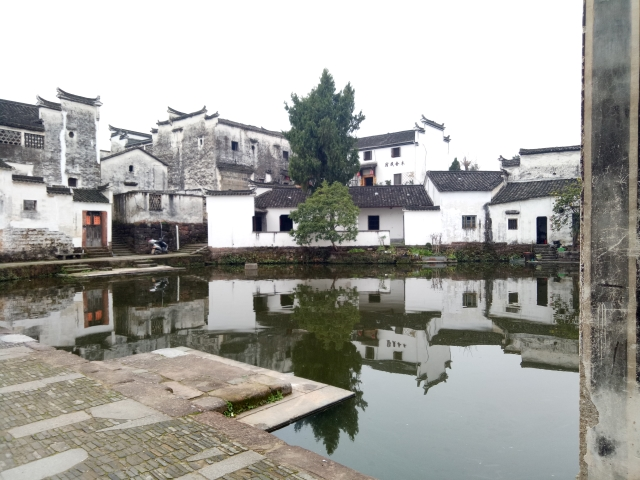
#> input picture 资源/实例代码/5.1.2  多阈值处理/stardust/landscape.jpg, 640 x 480 px
$ python stardust.py
#> lines starting #> are read from the running program, lines starting #| are printed output that depends on the picture; after the words box and inside, x2 and y2 are one past the last pixel; in counts of white or black regions, pixels touching at a corner belong together
#> further down, img is the input picture: shape (480, 640, 3); mean B, G, R 158.4, 163.2, 163.8
#file      stardust.py
#author    凡尘(Kevin Brooks)
#version   1.0
#date      2020_08_04
#github    https://github.com/stardust-scitech/OpenCM
#copyright Copyright (C) 2018, Stardust Studio, All Rights Reserved
#license   http://www.apache.org/licenses/LICENSE-2.0

#导入cv2模块，定义别名为cv
import cv2 as cv
#导入2D绘图库功能模块，定义别名为plot
from matplotlib import pyplot as plot

def threshold_multi(img, t1, t2):
    #BGR(OpenCV使用BGR而非RGB格式)转灰度图像
#> called with t1 = 70, t2 = 150
    gray = cv.cvtColor(img, cv.COLOR_BGR2GRAY)
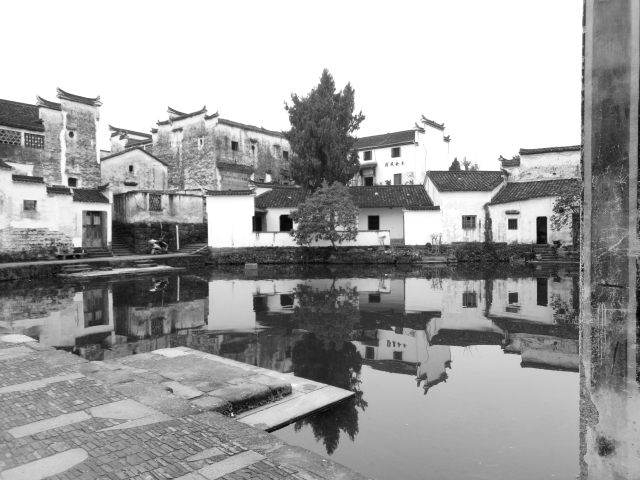
#> gray: shape (480, 640); min 4, max 255, mean 162.8
    #图像转为一维数组并获得灰度直方图以便调整算法的使用
    plot.hist(img.ravel(), 256, [0, 256])
    #显示直方图窗口
    plot.show()
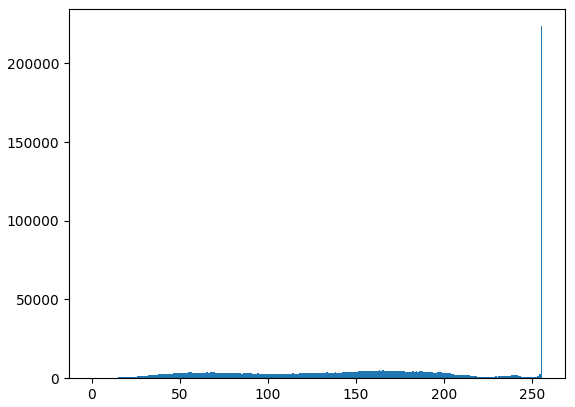
#> figure drawn by matplotlib, 1 panel; tallest bar 223589 high, from x = 255 to 256
    #历遍每个像素元素并处理
    for i in range(len(gray)):
        for j in range(len(gray[0])):
            if gray[i][j]>=t1 and gray[i][j]<=t2:
                gray[i][j] = 255
            else:
                gray[i][j] = 0
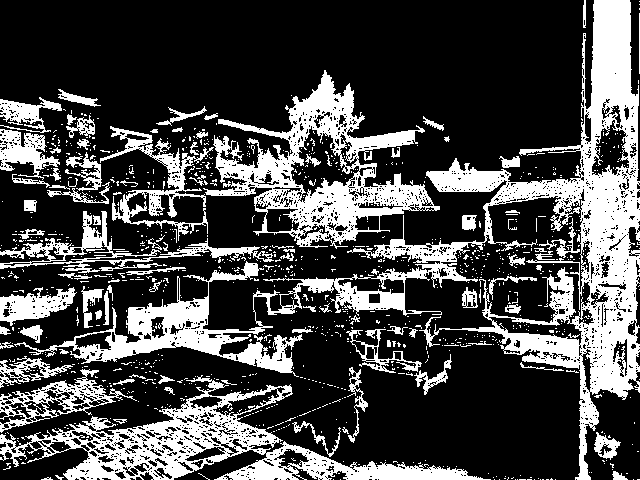
#> gray: shape (480, 640); 28.2% white; 1051 white regions (956 under 20 px), largest, box (x1, y1, x2, y2) and area: (14, 0, 640, 480) 36711, (203, 70, 440, 249) 12877, (0, 375, 491, 480) 12875
    #窗口输出指定图像
    cv.imshow("Threshold multi", gray)

#加载图片
img = cv.imread("landscape.jpg",1)
#显示彩色图像
cv.imshow("Color image",img)
#函数调用
threshold_multi(img, 70, 150)
#等待按下任意按键继续运行下一条语句
cv.waitKey(0)
